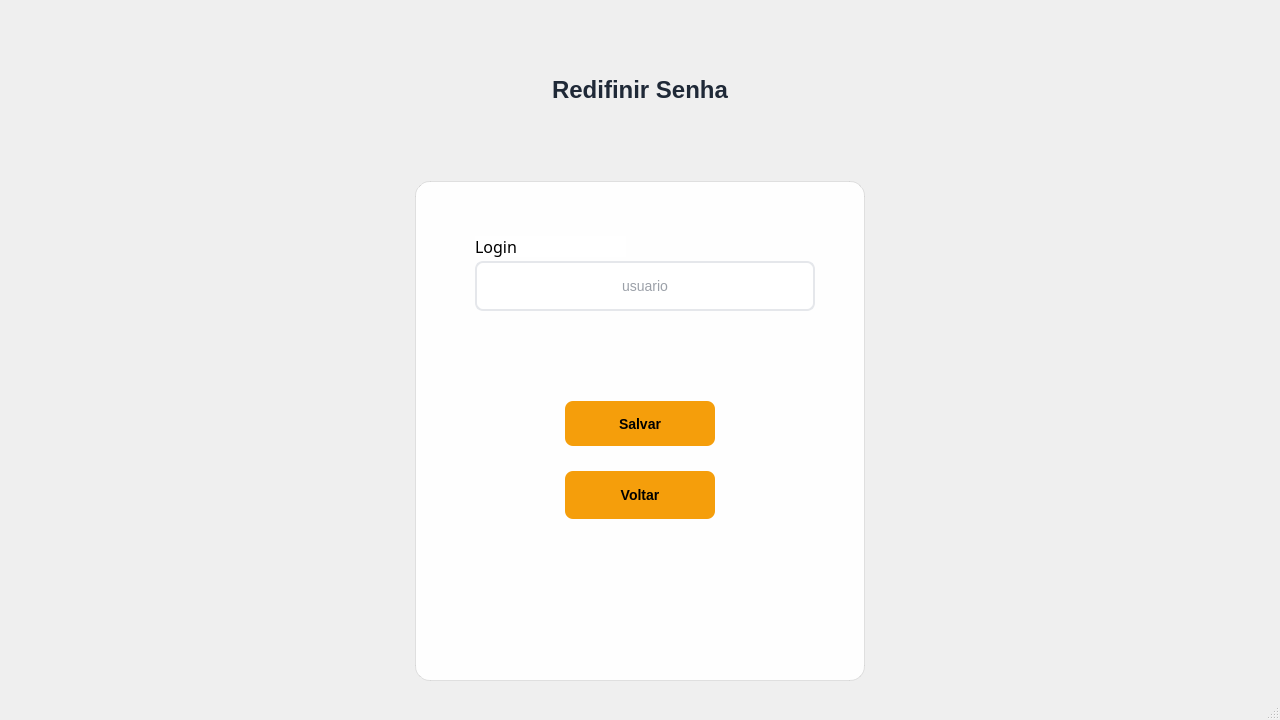
<?xml version="1.0" encoding="UTF-8"?>
<ui version="4.0">
 <class>MainWindow</class>
 <widget class="QMainWindow" name="MainWindow">
  <property name="geometry">
   <rect>
    <x>0</x>
    <y>0</y>
    <width>1280</width>
    <height>720</height>
   </rect>
  </property>
  <property name="windowTitle">
   <string>MainWindow</string>
  </property>
  <widget class="QWidget" name="centralwidget">
   <layout class="QVBoxLayout" name="verticalLayout">
    <item>
     <widget class="QLabel" name="label_5">
      <property name="maximumSize">
       <size>
        <width>16777215</width>
        <height>150</height>
       </size>
      </property>
      <property name="font">
       <font>
        <pointsize>1</pointsize>
        <weight>75</weight>
        <bold>true</bold>
       </font>
      </property>
      <property name="styleSheet">
       <string notr="true">QLabel {
font-size: 24px;
font-weight: bold;
color: #1f2937;
margin-bottom: 5px;
}</string>
      </property>
      <property name="text">
       <string>Redifinir Senha</string>
      </property>
      <property name="alignment">
       <set>Qt::AlignCenter</set>
      </property>
     </widget>
    </item>
    <item alignment="Qt::AlignHCenter">
     <widget class="QFrame" name="card">
      <property name="minimumSize">
       <size>
        <width>450</width>
        <height>500</height>
       </size>
      </property>
      <property name="maximumSize">
       <size>
        <width>500</width>
        <height>500</height>
       </size>
      </property>
      <property name="font">
       <font>
        <family>Rockwell</family>
        <pointsize>12</pointsize>
       </font>
      </property>
      <property name="layoutDirection">
       <enum>Qt::LeftToRight</enum>
      </property>
      <property name="styleSheet">
       <string notr="true">background-color: rgba(255, 255, 255, 240);
border-radius: 15px;
border: 1px solid rgba(0, 0, 0,0.1); </string>
      </property>
      <property name="frameShape">
       <enum>QFrame::Box</enum>
      </property>
      <property name="frameShadow">
       <enum>QFrame::Raised</enum>
      </property>
      <widget class="QPushButton" name="pushButton">
       <property name="geometry">
        <rect>
         <x>150</x>
         <y>220</y>
         <width>150</width>
         <height>45</height>
        </rect>
       </property>
       <property name="font">
        <font>
         <pointsize>1</pointsize>
         <weight>75</weight>
         <bold>true</bold>
        </font>
       </property>
       <property name="cursor">
        <cursorShape>PointingHandCursor</cursorShape>
       </property>
       <property name="styleSheet">
        <string notr="true">QPushButton{
background-color: #f59e0b;
color: black;
border: none;
border-radius: 8px;
padding: 12px;
font-size: 14px;
font-weight: bold;
min-height: 20px;
}

QPushButton:hover{
background-color: #d97706;
}

QPushButton:pressed{
background-color: #b45309;
}

QPushButton:disable{
background-color: #582503;
}</string>
       </property>
       <property name="text">
        <string>Salvar</string>
       </property>
      </widget>
      <widget class="QLineEdit" name="lineEdit">
       <property name="geometry">
        <rect>
         <x>60</x>
         <y>80</y>
         <width>340</width>
         <height>50</height>
        </rect>
       </property>
       <property name="font">
        <font>
         <pointsize>1</pointsize>
        </font>
       </property>
       <property name="styleSheet">
        <string notr="true">QLineEdit {
border: 2px solid #e5e7eb;
border-radius: 8px;
padding: 12px;
font-size: 14px;
color: #374151;
}

QLineEdit:hover{
background-color: rgb(234, 236, 240);
}

QLineEdit:focus{
border: 2px solid #7f8082;
}</string>
       </property>
       <property name="alignment">
        <set>Qt::AlignCenter</set>
       </property>
       <property name="placeholderText">
        <string>usuario</string>
       </property>
      </widget>
      <widget class="QLabel" name="label">
       <property name="geometry">
        <rect>
         <x>60</x>
         <y>55</y>
         <width>151</width>
         <height>21</height>
        </rect>
       </property>
       <property name="font">
        <font>
         <family>Rockwell</family>
         <pointsize>12</pointsize>
         <kerning>true</kerning>
        </font>
       </property>
       <property name="styleSheet">
        <string notr="true">border: none;</string>
       </property>
       <property name="text">
        <string>Login</string>
       </property>
      </widget>
      <widget class="QPushButton" name="pushButton_2">
       <property name="geometry">
        <rect>
         <x>150</x>
         <y>290</y>
         <width>150</width>
         <height>48</height>
        </rect>
       </property>
       <property name="font">
        <font>
         <pointsize>1</pointsize>
         <weight>75</weight>
         <bold>true</bold>
        </font>
       </property>
       <property name="cursor">
        <cursorShape>PointingHandCursor</cursorShape>
       </property>
       <property name="styleSheet">
        <string notr="true">QPushButton{
background-color: #f59e0b;
color: black;
border: none;
border-radius: 8px;
padding: 12px;
font-size: 14px;
font-weight: bold;
min-height: 20px;
}

QPushButton:hover{
background-color: #d97706;
}

QPushButton:pressed{
background-color: #b45309;
}

QPushButton:disable{
background-color: #582503;
}</string>
       </property>
       <property name="text">
        <string>Voltar</string>
       </property>
      </widget>
     </widget>
    </item>
   </layout>
  </widget>
  <widget class="QMenuBar" name="menubar">
   <property name="geometry">
    <rect>
     <x>0</x>
     <y>0</y>
     <width>1280</width>
     <height>21</height>
    </rect>
   </property>
  </widget>
  <widget class="QStatusBar" name="statusbar"/>
 </widget>
 <resources/>
 <connections/>
</ui>
